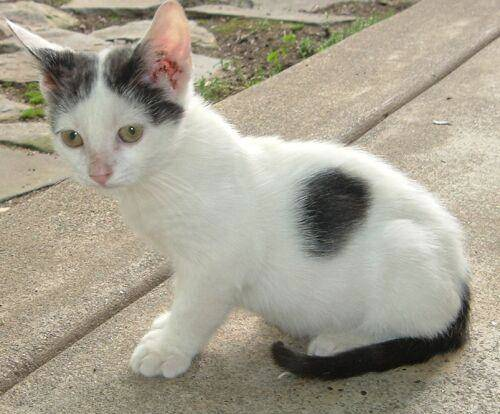
#> input picture 01_opencv基础操作/assets/cat.jpg, 500 x 414 px
$ jupyter execute '07_图像阈值cv2.threshold().ipynb'   (shell and % lines are left out)
#> lines starting #> are read from the running program, lines starting #| are printed output that depends on the picture; after the words box and inside, x2 and y2 are one past the last pixel; in counts of white or black regions, pixels touching at a corner belong together
[cell 1]
import cv2
import matplotlib.pyplot as plt
import numpy as np

### 图像阈值：cv2.threshold()

cv2.threshold() 函数是OpenCV库中用于图像阈值处理的一个函数。</br>阈值处理是一种基本的图像分割技术，其目的是将灰度图像转换为二值图像，或者将图像中的像素点根据某个阈值划分为不同的类。

##### ret, thresh = cv2.threshold(src, thresh, maxval, type)

参数:</br>
- src：表示输入图像（只能输入单通道图像），通常来说是灰度图像。
- thresh：阈值的具体值。
- maxval：当像素值超过了阈值thresh时，应该被赋予的新值。
- type：阈值类型，决定了如何处理图像中的像素值。
- - cv2.THRESH_BINARY：如果像素值大于阈值则设置为maxval，否则设置为0。
- - cv2.THRESH_BINARY_INV：如果像素值大于阈值则设置为0，否则设置为maxval。
- - cv2.THRESH_TRUNC：如果像素值大于阈值则设置为阈值，否则不改变。
- - cv2.THRESH_TOZERO：如果像素值大于阈值则不改变，否则设置为0。
- - cv2.THRESH_TOZERO_INV：如果像素值大于阈值则设置为0，否则不改变。
- - cv2.THRESH_OTSU：使用Otsu的二值化方法，自动计算阈值。
- - cv2.THRESH_TRIANGLE：使用三角形算法自动计算阈值。

返回值:</br>
- ret：返回的阈值。在某些情况下，这可能与输入的thresh相同，但在使用某些类型的阈值操作时，这个值会被调整为最优阈值。
- thresh：阈值操作后的输出图像。

##### 示例

[cell 2]
img = cv2.imread('assets/cat.jpg')
#> img is the input picture: shape (414, 500, 3); mean B, G, R 144.3, 159.9, 165.9
img_gray = cv2.cvtColor(img, cv2.COLOR_BGR2GRAY)
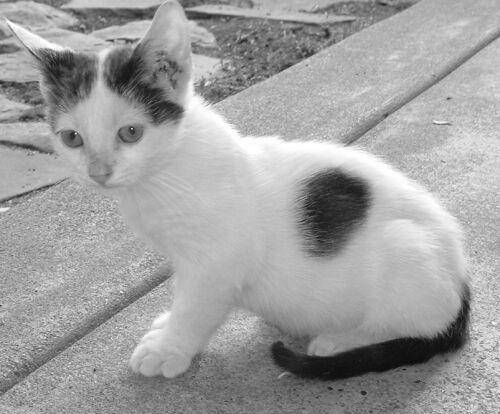
#> img_gray: shape (414, 500); min 1, max 255, mean 159.9

[cell 3]
ret, thresh1 = cv2.threshold(img_gray, 127, 255, cv2.THRESH_BINARY)
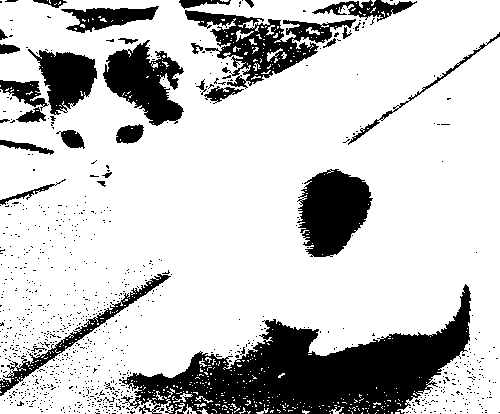
#> thresh1: shape (414, 500); 78.5% white; 908 black regions (874 under 20 px), largest, box (x1, y1, x2, y2) and area: (119, 284, 471, 414) 19149, (185, 10, 356, 89) 4587, (297, 169, 373, 257) 4577
ret, thresh2 = cv2.threshold(img_gray, 127, 255, cv2.THRESH_BINARY_INV)
ret, thresh3 = cv2.threshold(img_gray, 127, 255, cv2.THRESH_TRUNC) # truncation 截断
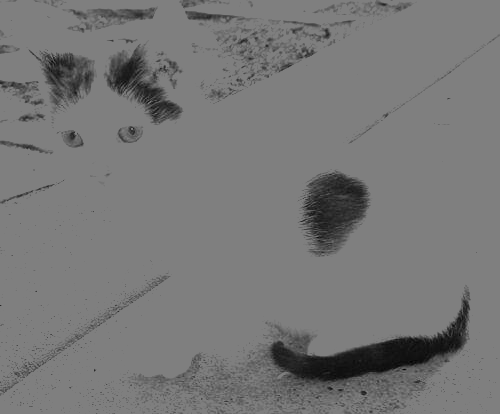
#> thresh3: shape (414, 500); min 1, max 127, mean 119
ret, thresh4 = cv2.threshold(img_gray, 127, 255, cv2.THRESH_TOZERO)
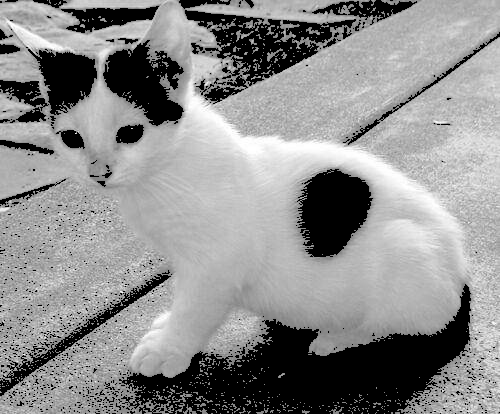
#> thresh4: shape (414, 500); min 0, max 255, mean 140.6
ret, thresh5 = cv2.threshold(img_gray, 127, 255, cv2.THRESH_TOZERO_INV)
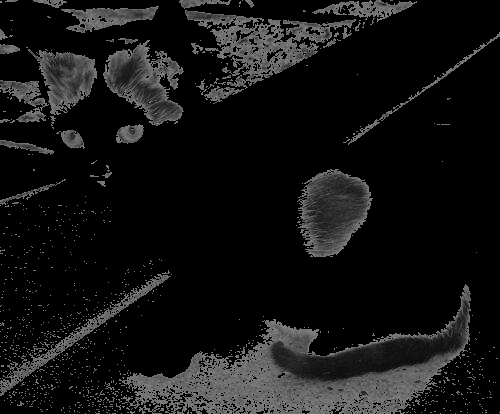
#> thresh5: shape (414, 500); min 0, max 127, mean 19.3

titles = ['Original Image', 'BINARY', 'BINARY_INV', 'TRUNC', 'TOZERO', 'TOZERO_INV']
images = [img, thresh1, thresh2, thresh3, thresh4, thresh5]

# [7 lines of commented-out code are left out]
fig = plt.figure(figsize=(12, 8))  # 假设想要一个宽度为10英寸，高度为8英寸的窗口
# 调整子图之间的间距
plt.subplots_adjust(left=0.1, right=0.9, top=0.7, bottom=0.1, hspace=0.5, wspace=0.5)
for i in range(6):
    img_rgb = cv2.cvtColor(images[i], cv2.COLOR_BGR2RGB)
    plt.subplot(2, 3, i + 1)
    plt.imshow(img_rgb)
    plt.title(titles[i])
    # 清除坐标轴刻度
    plt.xticks([])
    plt.yticks([])
plt.show()
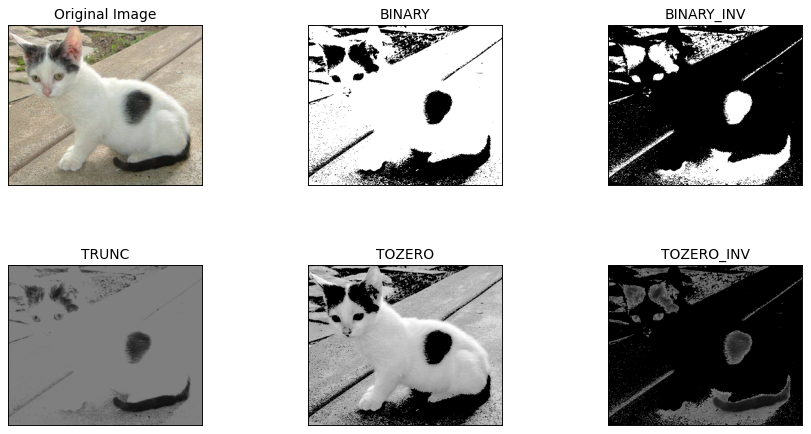
#> figure drawn by matplotlib, 6 panels

$ run again, with 01_opencv基础操作/assets/clahe.jpg copied over 01_opencv基础操作/assets/cat.jpg
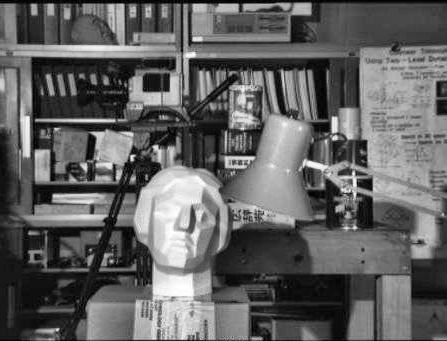
#> input picture 01_opencv基础操作/assets/clahe.jpg, 447 x 341 px
#> img is the input picture: shape (341, 447, 3); min 0, max 255, mean 97.8
#> `ret, thresh1 = cv2.threshold(img_gray, 127, 255, cv2.THRESH_BINARY)`:
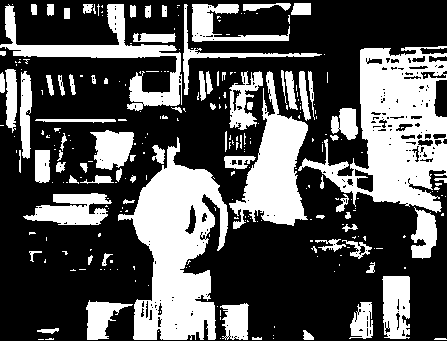
#> thresh1: shape (341, 447); 34.1% white; 269 white regions (190 under 20 px), largest, box (x1, y1, x2, y2) and area: (298, 46, 447, 213) 11616, (118, 137, 228, 340) 11488, (229, 71, 308, 229) 5420
#> `ret, thresh5 = cv2.threshold(img_gray, 127, 255, cv2.THRESH_TOZERO_INV)`:
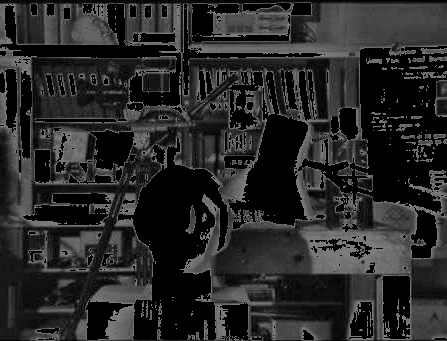
#> thresh5: shape (341, 447); min 0, max 127, mean 40.1

$ run again, with 01_opencv基础操作/assets/dog.jpg copied over 01_opencv基础操作/assets/cat.jpg
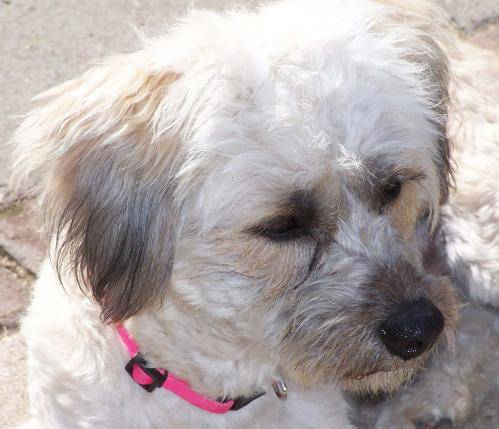
#> input picture 01_opencv基础操作/assets/dog.jpg, 499 x 429 px
#> img is the input picture: shape (429, 499, 3); mean B, G, R 169.1, 169.9, 178.9
#> `ret, thresh1 = cv2.threshold(img_gray, 127, 255, cv2.THRESH_BINARY)`:
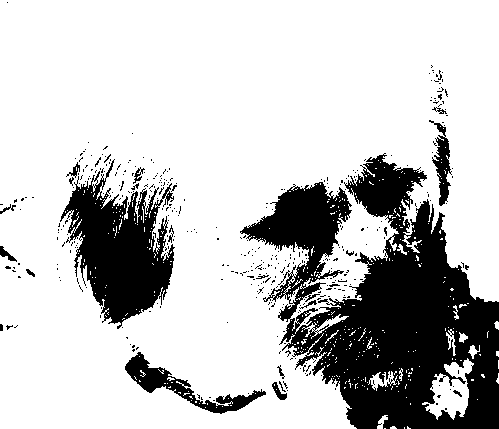
#> thresh1: shape (429, 499); 76.9% white; 410 black regions (389 under 20 px), largest, box (x1, y1, x2, y2) and area: (240, 153, 499, 429) 35073, (60, 159, 175, 329) 9730, (125, 352, 266, 414) 1984
#> `ret, thresh5 = cv2.threshold(img_gray, 127, 255, cv2.THRESH_TOZERO_INV)`:
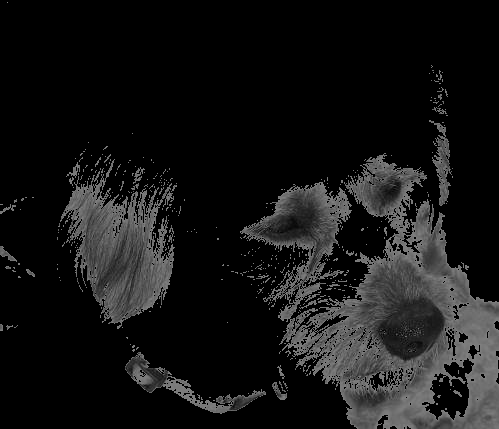
#> thresh5: shape (429, 499); min 0, max 127, mean 21.1
